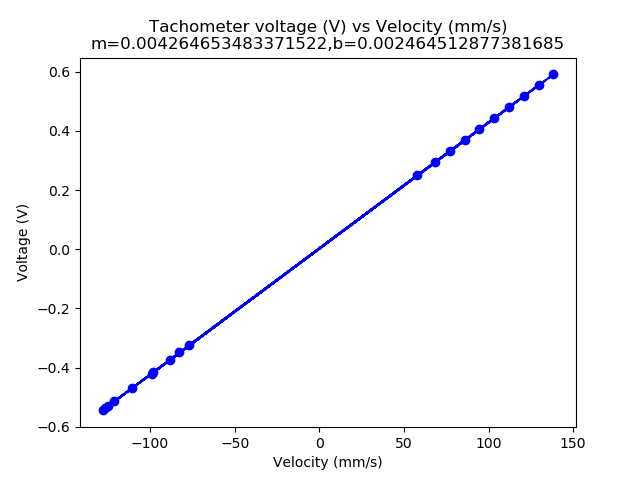

Reproduce this figure in Python.
import os 
import matplotlib.pyplot as plt
import numpy as np
dir_path = os.path.dirname(os.path.realpath(__file__))

name = 'lab3_B.csv'
avgVel = []
avgTach = []
highPosThres = 200
lowPosThres = 90
with open(dir_path+'\\'+name) as f:
    next(f) # flush header line
    next(f)
    counting = True
    dir = True # true = up, false = down
    tempVel = []
    tempTach = []
    for line in f:
        items = line.split(',')
        if len(items) > 1:
            curPos = float(items[5])
            if counting:
                if (dir and curPos > highPosThres) or (not dir and curPos < lowPosThres):
                        counting = False
                        avTempVel = sum(tempVel)/len(tempVel)
                        avTempTach = sum(tempTach)/len(tempTach)
                        avgVel.append(avTempVel)
                        avgTach.append(avTempTach)
                        tempVel = []
                        tempTach = []
            else:
                if dir:
                    if curPos < highPosThres:
                        counting = True
                        dir = not dir
                else:
                    if curPos > lowPosThres:
                        counting = True
                        dir = not dir

            if counting:
                tempVel.append(float(items[6]))
                tempTach.append(float(items[4]))

x = avgVel
y = avgTach
m, b = np.polyfit(x, y, 1)

plt.clf()
plt.plot(x, y, 'bo--')    
plt.title('Tachometer voltage (V) vs Velocity (mm/s)\nm=' + str(m) + ',b=' + str(b))
plt.ylabel('Voltage (V)')
plt.xlabel('Velocity (mm/s)')
plt.savefig(dir_path + '\\' + 'partB' + '.png')